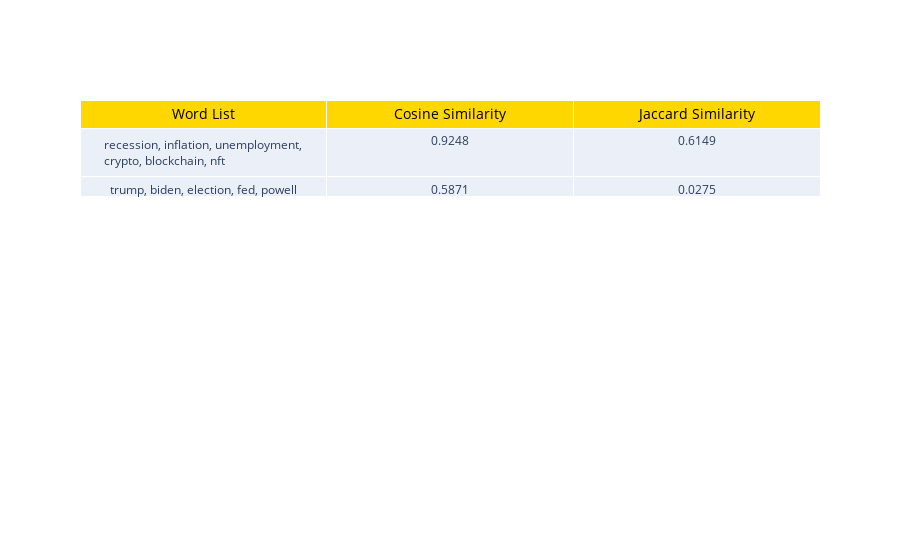

Notebook source saved alongside this figure:
### Markdown cell above
## Final Table - Submission Title Cosine Sim & Jaccard Index

### Code cell
schema = StructType([
    StructField("Word List", StringType(), True),
    StructField("Cosine Similarity", DoubleType(), True),
    StructField("Jaccard Similarity", DoubleType(), True)
])

# Create the DataFrame with the defined schema
df_title = spark.createDataFrame([(", ".join(word_list_econ), float(cosine_sim_econ_grouped_subreddits_title), float(jaccard_index_econ_grouped_subreddits_title)), 
                                  (", ".join(word_list_pol), float(cosine_sim_pol_grouped_subreddits_title), float(jaccard_index_pol_grouped_subreddits_title))
                                  ],
                                  schema)

# round numeric cols
df_title = df_title.withColumn("Cosine Similarity", f.round(df_title["Cosine Similarity"], 4))
df_title = df_title.withColumn("Jaccard Similarity", f.round(df_title["Jaccard Similarity"], 4))

# convert to pandas for plotly
df_title = df_title.toPandas()

# create plotly datatable
fig = go.Figure(data=go.Table(
    header=dict(
        values=list(df_title.columns),
        fill_color='gold',
        align='center',
        font=dict(size=14, color='black')
    ),
    cells=dict(values=[df_title[col] for col in df_title.columns], align='center')
))

fig.show();

# save as html
pio.write_html(fig, file='../../data/plots/title_cosine_jaccard.html')

# save df as pandas and export as csv
df_title.to_csv('../../data/csv/title_cosine_jaccard.csv', index=False)

### Figure 1 — Plotly figure (JSON) as saved in the notebook; plotly's stock layout.template omitted (floating-point values rounded to 4 significant figures)
{"data": [{"cells": {"align": "center", "values": [["recession, inflation, unemployment, crypto, blockchain, nft", "trump, biden, election, fed, powell"], [0.9248, 0.5871], [0.6149, 0.0275]]}, "header": {"align": "center", "fill": {"color": "gold"}, "font": {"color": "black", "size": 14}, "values": ["Word List", "Cosine Similarity", "Jaccard Similarity"]}, "type": "table"}], "layout": {"autosize": true}}
